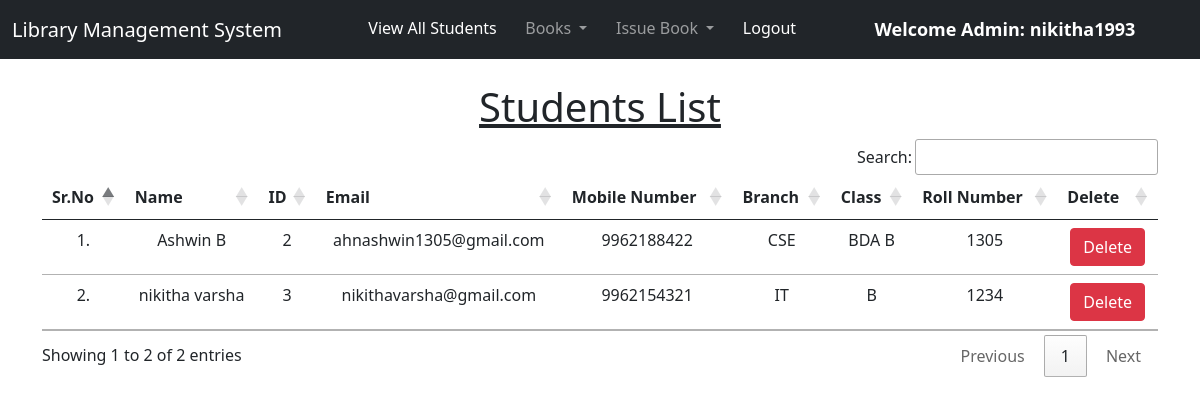
Page /view_students/ (signed in) on the committed database.
### library/models.py (models this page shows, shortened)
class Student(models.Model):
    user = models.OneToOneField(User, on_delete=models.CASCADE)
    classroom = models.CharField(max_length=10)
    branch = models.CharField(max_length=10)
    roll_no = models.CharField(max_length=3, blank=True)
    phone = models.CharField(max_length=10, blank=True)
    image = models.ImageField(upload_to="profile", default="user_icon_400x472.png", blank=True)

### library/views.py (the view)
# urls.py: path("view_students/", views.view_students, name="view_students"),
@login_required(login_url = '/admin_login')
def view_students(request):
    students = Student.objects.all()
    return render(request, "view_students.html", {'students':students})

### library/templates/view_students.html (shortened to what this page needs)
{% extends 'admin_navbar.html' %}
{% load static %}
{% block body %}
<div class="container mt-4">
    <h1 class="text-center"><u>Students List</u></h1>
    <table class="table table-responsive-hover" id="example">
        <thead>
            <tr class="text-center">
                <th>Sr.No</th>
                <th>Name</th>
                <th>ID</th>
                <th>Email</th>
                <th>Mobile Number</th>
                <th>Branch</th>
                <th>Class</th>
                <th>Roll Number</th>
                <th>Delete</th>
            </tr>
        </thead>
        <tbody>
            {% for student in students %}
            <tr class="text-center">
                <td>{{forloop.counter}}.</td>
                <td>{{student.user.get_full_name}}</td>
                <td>{{student.user.id}}</td>
                <td>{{student.user.email}}</td>
                <td>{{student.phone}}</td>
                <td>{{student.branch}}</td>
                <td>{{student.classroom}}</td>
                <td>{{student.roll_no}}</td>
                <td><a href="/delete_student/{{student.id}}/" class="btn btn-danger" onclick="return confirm('Are you sure you want to delete this student?')">Delete</a></td>
            </tr>
            {% endfor %}
        </tbody>
    </table>
    </div>
{% endblock %}

### library/templates/admin_navbar.html (shortened to what this page needs)
<!doctype html>
<html lang="en">
  <head>
    <link href="https://cdn.jsdelivr.net/npm/bootstrap@5.1.0/dist/css/bootstrap.min.css" rel="stylesheet">
    <link rel="stylesheet" href="https://cdn.datatables.net/1.10.25/css/jquery.dataTables.min.css">
    <link rel="stylesheet" href="https://cdn.datatables.net/buttons/1.7.1/css/buttons.dataTables.min.css">
  </head>
  <body>
    <nav class="navbar navbar-expand-lg navbar-dark bg-dark">
        <div class="container-fluid">
          <a class="navbar-brand" href="#">Library Management System</a>
          <div class="collapse navbar-collapse" id="navbarSupportedContent">
            <ul class="navbar-nav me-auto mb-2 mb-lg-0">
              <li class="nav-item">
                <a class="nav-link active" aria-current="page" href="/view_students/">View All Students</a>
              </li>
              <li class="nav-item dropdown">
                <a class="nav-link dropdown-toggle" href="#" id="navbarDropdown" role="button" data-bs-toggle="dropdown" aria-expanded="false">
                  Books
                </a>
              </li>
              <li class="nav-item dropdown">
                <a class="nav-link dropdown-toggle" href="#" id="navbarDropdown" role="button" data-bs-toggle="dropdown" aria-expanded="false">
                  Issue Book
                </a>
              </li>
              <li class="nav-item">
                <a class="nav-link active" aria-current="page" href="/logout/">Logout</a>
              </li>
              <li class="nav-item">
                <a style="font-weight:600; font-family:'Segoe UI', Tahoma, Geneva, Verdana, sans-serif; font-size: large;" class="nav-link active" href="#">Welcome Admin: {{request.user}}</a>
              </li>
            </ul>
          </div>
        </div>
      </nav>
      {% block body %}
      {% endblock %}
  </body>
</html>

### rows in the picture
Student: user.get_full_name "Ashwin B", user.id "2", user.email "ahnashwin1305@gmail.com", phone "9962188422", branch "CSE", classroom "BDA B", roll_no "1305"
Student: user.get_full_name "nikitha varsha", user.id "3", user.email "nikithavarsha@gmail.com", phone "9962154321", branch "IT", classroom "B", roll_no "1234"

### other values in the picture
{{ request.user }} "nikitha1993"
